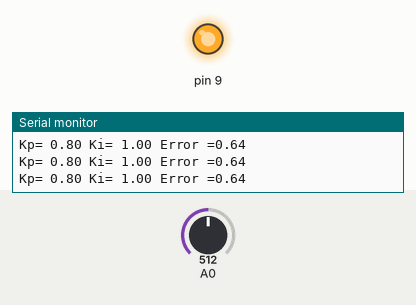
Bench run of a sketch on a simulated Arduino Uno, built with avr-gcc and run on an emulated ATmega328P. Shown: output pins drawn as LEDs (lit = HIGH), the last lines printed to the serial monitor. The inputs (shaded band) are chosen by the test bench; at power-on: A0 = 512.

Above: at 1.2 s.
1.3 s: A0 set to 900
At 3.3 s:
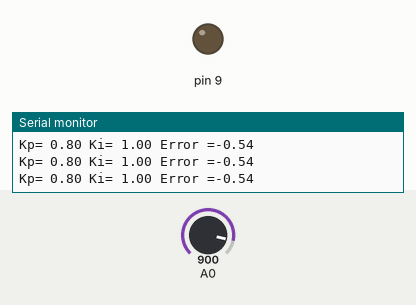
4.3 s: A0 set to 631
7.3 s: A0 set to 716
At 7.61 s:
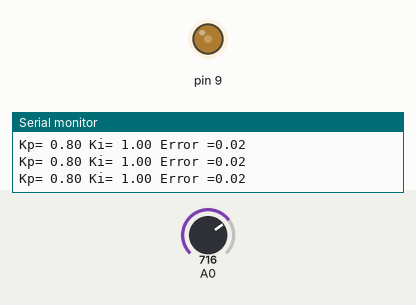
10.3 s: A0 set to 511
Timing chart, 0 to 13.3 s (numbered marks = the images above; inputs shaded):
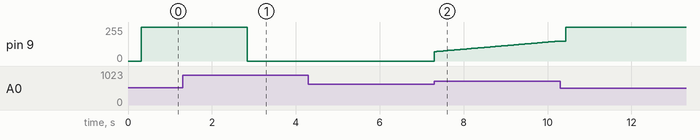

The sketch:

mejora_2.ino
```cpp
#include <TimerOne.h>

float D;
float error=0;
float KP = 1;
volatile int adc ;
float percentatge;
int adc_max = 969;//partim de que coneixem els valors corresponents als angles màxims i mínims
int adc_min = 641;
float error_i = 0;
float error_anterior = 0;
float Ki = 0;
float Ts = 10; //es un valor arbitràri
float consigna = 0.25;
float t=0;
bool verif_Kp = false;
bool verif_KI = false;
bool verif2 = true;


void ISR_lectura() {
  if(verif2 == true){
    adc = analogRead(A0); ///adc serà un valor entre 0 i 1023
    percentatge = (((float)adc - adc_min) / (adc_max - adc_min));//calculem percentatge
    error_anterior = error;//calculem l'error anterior
    error = consigna - percentatge;//calculem l'error
    error_i = error_i + error;//calculem l'error acumulat
    D = (KP * error) + Ki * Ts * (error_i);//trobem la D per a un PI
    //Saturem la D
    if (D > 1023) {
      D = 1023;
    }
    if (D < 0) {
      D = 0;
    }
    Timer1.setPwmDuty(9, D);
    t = t + 1; //augmentem el contador
  }
  if (verif2 == false) {
    D = 0; //reiniciem tot posant el motor a 0
    Timer1.setPwmDuty(9,D);
    delay(2000); //esperem que torni a la posició inicial
    verif2 = true;
  }
}

void setup() {
  Serial.begin(9600); //set up port serie
  Timer1.initialize(2000);//ini timer 1 amb T=2000 micro segons
  Timer1.pwm(9, 0); //init pwm
  Timer1.attachInterrupt(ISR_lectura);
}


void loop() {
  if (t = 2000 && verif_Kp == false) {
    if (error > 0.15) { //varia la Kp depenent de l'error, deixem bastant marge d'error per parar abans de que hi hagin oscilacions
      error = abs(error); //posem un error absolut
      KP = KP * exp(error); //La Kp augmenta exponencialment amb l'error, si l'error es fa petit, l'augment tendirà a 0.
      verif2 = false; //reiniciem el sistema apagant el motor
      t = 0; //reiniciem el contador
    }
    if (error < 0.15) {
      KP = 0.8 * KP; //baixem la Kp ja que hi posarem un integrador
      verif_Kp = true; //sortim de l'if de la Kp per pasar al if de la Ki;
      verif2 = false; //reiniciem el sistema apagant el motor
      t = 0; //reiniciem el contador
      Ki=1; //li donem un valor inicial a la Ki
    }
  }
  //amb la següent iteració busquem la millor Ki, deixant bastant marge i anant més lents que amb
  //la Kp ja que la Ki pot doner oscilacions molt ràpidament.
  if (t = 5000 && verif_KI == false) {

    if (error > 0.05) { //varia la Ki depenent de l'error, deixem bastant marge d'error per parar abans de que hi hagin oscilacions
      error = abs(error); //posem un error absolut
      Ki = Ki * exp(error); //La Ki augmenta exponencialment amb l'error, si l'error es fa petit, l'augment tendirà a 0.
      verif2 = false; //reiniciem el sistema apagant el motor
      t = 0; //reiniciem el contador
      error_i=0;//posem a 0 l'error acumulat per tornar a iterar en busca d'una nova Ki
    }
    if (error < 0.05) {
      verif_KI = true;//una vegada ja tenim un error suficientment petit sortim de totes les iteracions
    }

  }
  //imprimim per pantalla els valors de Kp,Ki i error
  Serial.print("Kp= ");
  Serial.print(KP);
  Serial.print(" ");
  Serial.print("Ki= ");
  Serial.print(Ki);
  Serial.print(" ");
  Serial.print("Error =");
  Serial.println(error);
}
```

Measured:
- after the input at 1.3 s, pin 9: 255/255 → 0/255 after 1.5 s
- after the input at 4.3 s, pin 9: 0/255 → 70/255 after 3.0 s
